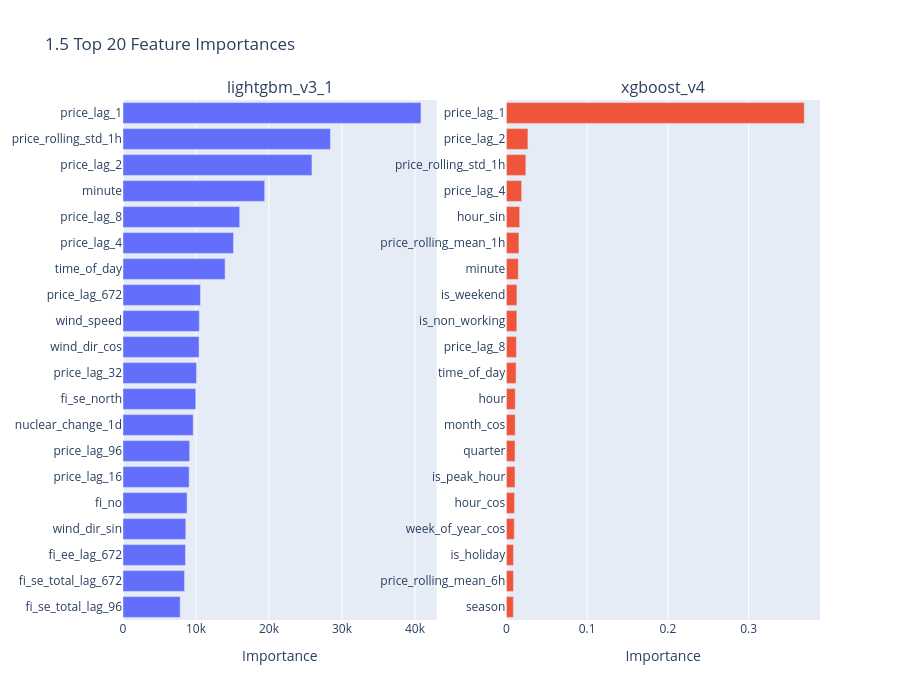

The cell this chart's notebook holds for it:
### Code cell
# 1.5 Feature importance - top 20 of each model (two panels)
from plotly.subplots import make_subplots

fig = make_subplots(rows=1, cols=2, subplot_titles=MODEL_NAMES)
for c, name in enumerate(MODEL_NAMES, start=1):
    imp = (pd.Series(models[name].feature_importances_, index=feature_cols[name])
           .sort_values().tail(20))
    fig.add_trace(go.Bar(x=imp.values, y=imp.index, orientation='h', name=name),
                  row=1, col=c)
fig.update_layout(title='1.5 Top 20 Feature Importances', showlegend=False, height=700)
fig.update_xaxes(title_text='Importance', row=1, col=1)
fig.update_xaxes(title_text='Importance', row=1, col=2)
show(fig)

### Figure 1 — Plotly figure (JSON) as saved in the notebook; plotly's stock layout.template omitted (floating-point values rounded to 4 significant figures)
{"data": [{"name": "lightgbm_v3_1", "orientation": "h", "type": "bar", "x": [7834, 8433, 8561, 8606, 8777, 9061, 9133, 9620, 9974, 10080, 10419, 10459, 10610, 13990, 15142, 15987, 19412, 25887, 28421, 40821], "xaxis": "x", "y": ["fi_se_total_lag_96", "fi_se_total_lag_672", "fi_ee_lag_672", "wind_dir_sin", "fi_no", "price_lag_16", "price_lag_96", "nuclear_change_1d", "fi_se_north", "price_lag_32", "wind_dir_cos", "wind_speed", "price_lag_672", "time_of_day", "price_lag_4", "price_lag_8", "minute", "price_lag_2", "price_rolling_std_1h", "price_lag_1"], "yaxis": "y"}, {"name": "xgboost_v4", "orientation": "h", "type": "bar", "x": [0.008683, 0.008781, 0.008818, 0.009857, 0.01017, 0.01068, 0.01079, 0.01094, 0.01107, 0.01204, 0.01245, 0.01298, 0.01305, 0.01482, 0.01555, 0.0165, 0.01897, 0.02412, 0.02671, 0.3689], "xaxis": "x2", "y": ["season", "price_rolling_mean_6h", "is_holiday", "week_of_year_cos", "hour_cos", "is_peak_hour", "quarter", "month_cos", "hour", "time_of_day", "price_lag_8", "is_non_working", "is_weekend", "minute", "price_rolling_mean_1h", "hour_sin", "price_lag_4", "price_rolling_std_1h", "price_lag_2", "price_lag_1"], "yaxis": "y2"}], "layout": {"annotations": [{"font": {"size": 16}, "showarrow": false, "text": "lightgbm_v3_1", "x": 0.225, "xanchor": "center", "xref": "paper", "y": 1, "yanchor": "bottom", "yref": "paper"}, {"font": {"size": 16}, "showarrow": false, "text": "xgboost_v4", "x": 0.775, "xanchor": "center", "xref": "paper", "y": 1, "yanchor": "bottom", "yref": "paper"}], "height": 700, "showlegend": false, "title": {"text": "1.5 Top 20 Feature Importances"}, "xaxis": {"anchor": "y", "domain": [0, 0.45], "title": {"text": "Importance"}}, "xaxis2": {"anchor": "y2", "domain": [0.55, 1], "title": {"text": "Importance"}}, "yaxis": {"anchor": "x", "domain": [0, 1]}, "yaxis2": {"anchor": "x2", "domain": [0, 1]}}}
